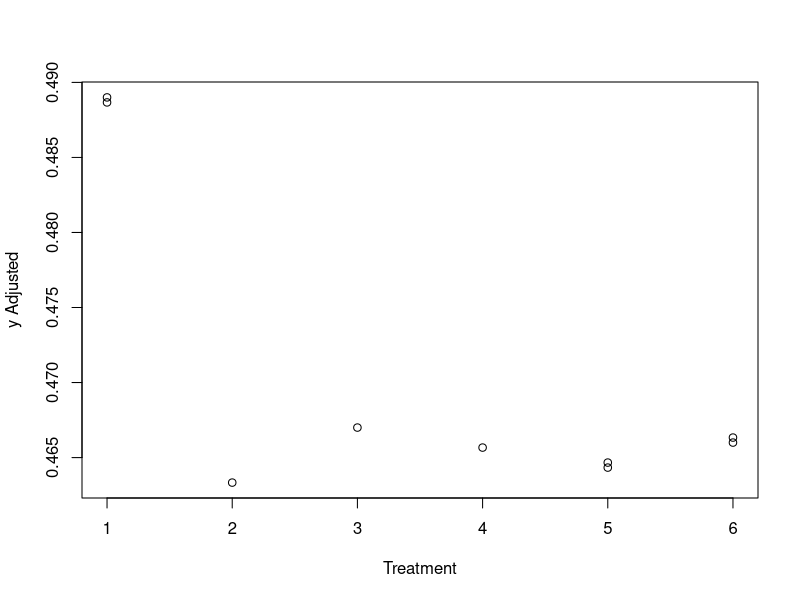

The R source for this figure:
# plasma-day1.r, plasma experiment, Tables 11.25-6, pp388-9

# Table 11.25, p388
plasma.data <- read.table("Data/plasma.txt", header=T)
plasma.data <- within(plasma.data, 
  {fBlock = factor(Block); fTrtmt = factor(Trtmt) })

head(plasma.data, 3)

# Analysis of day 1 data
day1.data <- subset(plasma.data, Day==1) # Keep data with "Day==1"
model2 <- lm(y ~ fBlock + fTrtmt, data=day1.data)
summary(model2) # anova different than linear regression format
anova(model2)
drop1(model2, ~., test="F")

# Scheffe's method
library(lsmeans)
lsmTrtmt <- lsmeans(model2, ~ fTrtmt)
lsmTrtmt
summary(contrast(lsmTrtmt, method="pairwise", adjust="Scheffe"),
        infer=c(T,T))


# Additional code from Table 11.26, p389
# Plotting day 1 data adjusted for block effects

# Create column of block effect estimates, and compute the avg estimate
model2$coefficients # Display all model coefficient estimates
thetahat <- c(0, model2$coefficients[2:3]) # Create col of block effect ests
avgest <- mean(thetahat) # Compute average block effect estimate

# Compute adjusted y-values: yadj = y - (thetahat.h - thetahat.bar)
day1.data$yadj <- day1.data$y - (thetahat[day1.data$Block] - avgest)

# Plot day 1 data adjusted for block effects
plot(yadj ~ Trtmt, data=day1.data, xlab="Treatment", ylab="y Adjusted")
